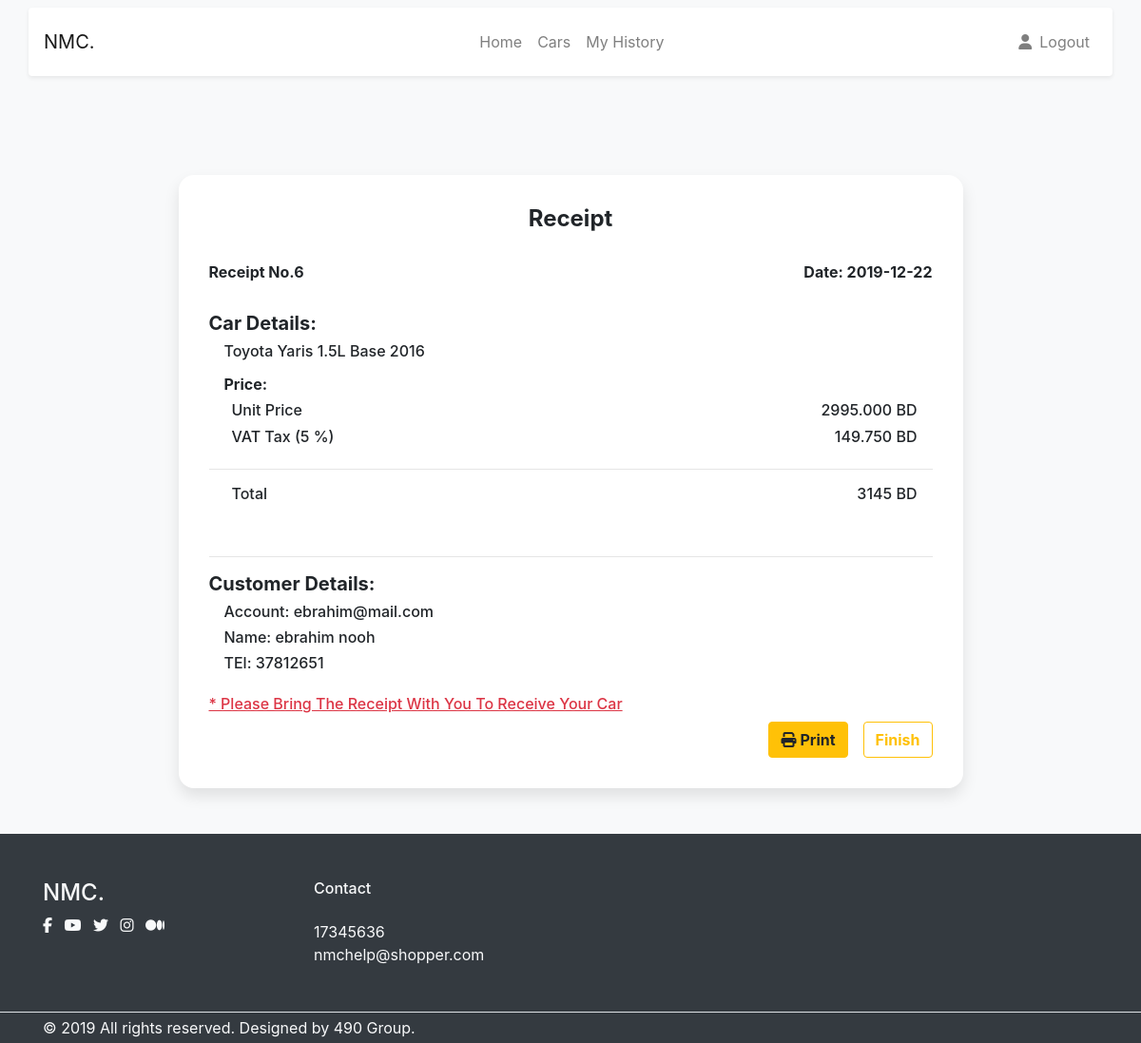
Screenshot of /NMC/receipt.php?rid=6 (signed in) with the database file from the repository.
### tables this page shows
CREATE TABLE `sales` (
  `id` int(11) NOT NULL,
  `car` int(20) NOT NULL,
  `customer` int(20) NOT NULL,
  `date` date NOT NULL,
  `price` int(10) NOT NULL
);

CREATE TABLE `car` (
  `id` int(10) NOT NULL,
  `name` varchar(20) NOT NULL,
  `make` varchar(20) NOT NULL,
  `model` varchar(20) NOT NULL,
  `year` int(4) NOT NULL,
  `seat` int(2) NOT NULL,
  `price` int(10) NOT NULL,
  `color` varchar(20) NOT NULL,
  `status` tinyint(1) NOT NULL DEFAULT '1'
);

CREATE TABLE `customer` (
  `id` int(20) NOT NULL,
  `email` varchar(20) NOT NULL,
  `first` varchar(20) NOT NULL,
  `last` varchar(20) NOT NULL,
  `password` varchar(40) NOT NULL,
  `tel` int(8) NOT NULL
);

### NMC/receipt.php (the view, shortened to what this page needs)
<?php
extract($_GET);
if(isset($rid)){
    try{
        require("database/connection.php");
        $sql="select c.name,c.make,c.model,c.year,c.price,u.email,u.first,u.last,u.tel,s.id,s.date,s.price as total
              from car c,customer u,sales s
              where s.car = c.id
              and s.customer = u.id
              and s.id = '$rid'";
        $r= $db->query($sql);
        $record = $r->fetch();
        $vat =  number_format((float)$record['price'] * 0.05, 3, '.', '');
    }
    catch(PDOException $e)
    {
    echo "Connection failed: " . $e->getMessage();
  }
}
?>
<!DOCTYPE html>
<html lang="en">
<head>
    <link rel="stylesheet" href="https://stackpath.bootstrapcdn.com/bootstrap/4.4.1/css/bootstrap.min.css">
    <link rel="stylesheet" href="style.css">
</head>
<body class=" bg-light">
    <nav class="navbar navbar-expand-lg navbar-light bg-light ">
        <div class="container shadow-sm p-3 mb-5 bg-white rounded">
          <a class="navbar-brand" href="./index.php">
            NMC.
          </a>
          <div class="collapse navbar-collapse" id="navbarCollapse">
            <ul class="navbar-nav mx-auto">
              <li class="nav-item ">
                <a class="nav-link" href="index.php">Home</a>
              </li>
              <li class="nav-item position-static">
                <a class="nav-link" href="CarGrid.php">Cars</a>
              </li>
              <?php if(isset($_SESSION['activeuser'])){ ?>
              <li class="nav-item">
                <a class="nav-link" href="myHistory.php">My History</a>
              </li>
              <?php }?>
            </ul>
            <ul class="navbar-nav flex-row">
            <?php if(!isset($_SESSION["activeuser"])){ ?>
              <li class="nav-item ml-lg-n2 mr-sm-3">
                <a class="nav-link" href="login.php">
                    Login
                </a>
              </li>
              <li class="nav-item ml-lg-n2">
                <a class="nav-link" href="register.php">
                    Register
                </a>
              </li>
              <?php }  else {?>
              <li class="nav-item ml-lg-n4">
                <a class="nav-link" href="profile.php">
                    <i class="fas fa-user"></i>
                </a>
              </li>
              <li class="nav-item ml-lg-n2 ml-3">
                <a class="nav-link" href="database/logout.php">
                    Logout
                </a>
              </li>
              <?php }?>
            </ul>
          </div>
        </div>
    </nav>
<div class="container">
    <div class="row">
      <div class="col-lg-10 col-xl-9 mx-auto">
        <div class="card card-signin flex-row my-5">
          <div id="report" class="card-body">
          <h5 class="card-title text-center font-weight-bold">Receipt</h5>
            <div class="d-flex justify-content-between mb-4">
                <h6 class="font-weight-bold" >Receipt No.<?php echo  $record['id']?></h6>
                <h6 class="font-weight-bold" >Date: <?php echo  $record['date'] ?></h6>
            </div>
            <h5 class="font-weight-bold" >Car Details:</h5>
            <h6 class='ml-3'><?php echo $record['make'].' '.$record['name'].' '.$record['model'].' '.$record['year']?></h6>
            <h6 class='ml-3 mt-3 font-weight-bold'>Price:</h6>
            <div class='d-flex justify-content-between ml-4 mr-3'>
                <h6>Unit Price</h6>
                <h6><?php echo number_format((float)$record['price'], 3, '.', ''); ?> BD</h6>
            </div>
            <div class='d-flex justify-content-between ml-4 mr-3'>
                <h6>VAT Tax (5 %)</h6>
                <h6><?php echo $vat?> BD</h6>
            </div>
            <hr>
            <div class='d-flex justify-content-between ml-4 mr-3 mb-5'>
                <h6>Total</h6>
                <h6><?php echo $record['total'] ?> BD</h6>
            </div>
            <hr>
            <h5 class="font-weight-bold" >Customer Details:</h5>
            <h6 class='ml-3'>Account: <?php echo $record['email']?></h6>
            <h6 class='ml-3'>Name: <?php echo $record['first'].' '.$record['last']?></h6>
            <h6 class='ml-3 mb-4'>TEl: <?php echo $record['tel']?></h6>
            <h6 class='text-danger'><u>* Please Bring The Receipt With You To Receive Your Car</u></h6>
            <div class="d-flex justify-content-end ">
                <button id='print' class='btn btn-warning font-weight-bold mr-3' onclick="print()"><i class="fas fa-print mr-1"></i>Print</button>
                <button class='btn btn-outline-warning font-weight-bold' onclick="window.document.location.href='index.php'">Finish</button>
            </div>
          </div>
        </div>
      </div>
    </div>
  </div>
</body>
<footer class="bg-dark">
    <div class="py-12 border-bottom border-gray-700 pt-5 pb-5">
        <div class="container">
        <div class="row">
            <div class="col-12 col-md-3">
            <h4 class="mb-6 text-light">NMC.</h4>
            <ul class="list-unstyled list-inline mb-7 mb-md-0">
                <li class="list-inline-item">
                <a href="#!" class="text-light">
                    <i class="fab fa-facebook-f"></i>
                </a>
                </li>
                <li class="list-inline-item">
                <a href="#!" class="text-light">
                    <i class="fab fa-youtube"></i>
                </a>
                </li>
                <li class="list-inline-item">
                <a href="#!" class="text-light">
                    <i class="fab fa-twitter"></i>
                </a>
                </li>
                <li class="list-inline-item">
                <a href="#!" class="text-light">
                    <i class="fab fa-instagram"></i>
                </a>
                </li>
                <li class="list-inline-item">
                <a href="#!" class="text-light">
                    <i class="fab fa-medium"></i>
                </a>
                </li>
            </ul>
            </div>
            <div class="col-6 col-sm">
            <h6 class="heading-xxs mb-4 text-light">
                Contact
            </h6>
            <ul class="list-unstyled mb-0 text-light">
                <li>17345636</li>
                <li><a class="text-light" href="#">nmchelp@shopper.com</a></li>
            </ul>
            </div>
        </div>
        </div>
    </div>
    <div class="py-1">
        <div class="container">
        <div class="row">
            <div class="col">
            <p class="mb-3 mb-md-0 font-size-xxs text-light">
                © 2019 All rights reserved. Designed by 490 Group.
            </p>
        </div>
        </div>
    </div>
</footer>
</html>

### NMC/style.css (style rules this page uses)
:root { --input-padding-x: 1.5rem; --input-padding-y: .75rem; }
.card-signin { border: 0; border-radius: 1rem; box-shadow: 0 0.5rem 1rem 0 rgba(0, 0, 0, 0.1); }
.card-signin .card-title { margin-bottom: 2rem; font-weight: 300; font-size: 1.5rem; }
.card-signin .card-body { padding: 2rem; }

### rows the page displays
sales: id "6", date "2019-12-22", car.make "Toyota", car.name "Yaris", car.model "1.5L Base", car.year "2016", car.price "2995.000", car.price "149.750", price "3145", customer.email "ebrahim@mail.com", customer.first "ebrahim", customer.last "nooh", customer.tel "37812651"
